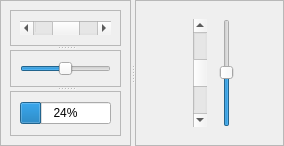
                                                    <widget class="QSplitter" name="splitter">
                                                        <property name="orientation">
                                                            <enum>Qt::Horizontal</enum>
                                                        </property>
                                                        <widget class="QFrame" name="frame">
                                                            <property name="frameShape">
                                                                <enum>QFrame::StyledPanel</enum>
                                                            </property>
                                                            <property name="frameShadow">
                                                                <enum>QFrame::Raised</enum>
                                                            </property>
                                                            <layout class="QGridLayout" name="gridLayout_5">
                                                                <item row="0" column="0">
                                                                    <widget class="QSplitter" name="splitter_3">
                                                                        <property name="orientation">
                                                                            <enum>Qt::Vertical</enum>
                                                                        </property>
                                                                        <widget class="QFrame" name="frame_3">
                                                                            <property name="frameShape">
                                                                                <enum>QFrame::StyledPanel</enum>
                                                                            </property>
                                                                            <property name="frameShadow">
                                                                                <enum>QFrame::Raised</enum>
                                                                            </property>
                                                                            <layout class="QGridLayout"
                                                                                    name="gridLayout_12">
                                                                                <item row="0" column="0">
                                                                                    <widget class="QScrollBar"
                                                                                            name="horizontalScrollBar_2">
                                                                                        <property name="value">
                                                                                            <number>50</number>
                                                                                        </property>
                                                                                        <property name="orientation">
                                                                                            <enum>Qt::Horizontal</enum>
                                                                                        </property>
                                                                                    </widget>
                                                                                </item>
                                                                            </layout>
                                                                        </widget>
                                                                        <widget class="QFrame" name="frame_4">
                                                                            <property name="frameShape">
                                                                                <enum>QFrame::StyledPanel</enum>
                                                                            </property>
                                                                            <property name="frameShadow">
                                                                                <enum>QFrame::Raised</enum>
                                                                            </property>
                                                                            <layout class="QGridLayout"
                                                                                    name="gridLayout_15">
                                                                                <item row="0" column="0">
                                                                                    <widget class="QSlider"
                                                                                            name="horizontalSlider_2">
                                                                                        <property name="value">
                                                                                            <number>50</number>
                                                                                        </property>
                                                                                        <property name="orientation">
                                                                                            <enum>Qt::Horizontal</enum>
                                                                                        </property>
                                                                                    </widget>
                                                                                </item>
                                                                            </layout>
                                                                        </widget>
                                                                        <widget class="QFrame" name="frame_5">
                                                                            <property name="frameShape">
                                                                                <enum>QFrame::StyledPanel</enum>
                                                                            </property>
                                                                            <property name="frameShadow">
                                                                                <enum>QFrame::Raised</enum>
                                                                            </property>
                                                                            <layout class="QGridLayout"
                                                                                    name="gridLayout_19">
                                                                                <item row="0" column="0">
                                                                                    <widget class="QProgressBar"
                                                                                            name="progressBar_2">
                                                                                        <property name="value">
                                                                                            <number>24</number>
                                                                                        </property>
                                                                                    </widget>
                                                                                </item>
                                                                            </layout>
                                                                        </widget>
                                                                    </widget>
                                                                </item>
                                                            </layout>
                                                        </widget>
                                                        <widget class="QFrame" name="frame_2">
                                                            <property name="frameShape">
                                                                <enum>QFrame::StyledPanel</enum>
                                                            </property>
                                                            <property name="frameShadow">
                                                                <enum>QFrame::Raised</enum>
                                                            </property>
                                                            <layout class="QGridLayout" name="gridLayout_13">
                                                                <item row="0" column="0">
                                                                    <widget class="QStackedWidget" name="stackedWidget">
                                                                        <property name="currentIndex">
                                                                            <number>0</number>
                                                                        </property>
                                                                        <widget class="QWidget" name="page_5">
                                                                            <layout class="QGridLayout"
                                                                                    name="gridLayout_18">
                                                                                <item row="0" column="0">
                                                                                    <spacer name="horizontalSpacer">
                                                                                        <property name="orientation">
                                                                                            <enum>Qt::Horizontal</enum>
                                                                                        </property>
                                                                                        <property name="sizeHint"
                                                                                                  stdset="0">
                                                                                            <size>
                                                                                                <width>40</width>
                                                                                                <height>20</height>
                                                                                            </size>
                                                                                        </property>
                                                                                    </spacer>
                                                                                </item>
                                                                                <item row="0" column="1">
                                                                                    <widget class="QScrollBar"
                                                                                            name="verticalScrollBar_2">
                                                                                        <property name="value">
                                                                                            <number>50</number>
                                                                                        </property>
                                                                                        <property name="orientation">
                                                                                            <enum>Qt::Vertical</enum>
                                                                                        </property>
                                                                                    </widget>
                                                                                </item>
                                                                                <item row="0" column="2">
                                                                                    <spacer name="horizontalSpacer_3">
                                                                                        <property name="orientation">
                                                                                            <enum>Qt::Horizontal</enum>
                                                                                        </property>
                                                                                        <property name="sizeHint"
                                                                                                  stdset="0">
                                                                                            <size>
                                                                                                <width>8</width>
                                                                                                <height>108</height>
                                                                                            </size>
                                                                                        </property>
                                                                                    </spacer>
                                                                                </item>
                                                                                <item row="0" column="3">
                                                                                    <widget class="QSlider"
                                                                                            name="verticalSlider_2">
                                                                                        <property name="value">
                                                                                            <number>50</number>
                                                                                        </property>
                                                                                        <property name="orientation">
                                                                                            <enum>Qt::Vertical</enum>
                                                                                        </property>
                                                                                    </widget>
                                                                                </item>
                                                                                <item row="0" column="4">
                                                                                    <spacer name="horizontalSpacer_2">
                                                                                        <property name="orientation">
                                                                                            <enum>Qt::Horizontal</enum>
                                                                                        </property>
                                                                                        <property name="sizeHint"
                                                                                                  stdset="0">
                                                                                            <size>
                                                                                                <width>32</width>
                                                                                                <height>20</height>
                                                                                            </size>
                                                                                        </property>
                                                                                    </spacer>
                                                                                </item>
                                                                            </layout>
                                                                        </widget>
                                                                        <widget class="QWidget" name="page_6"/>
                                                                    </widget>
                                                                </item>
                                                            </layout>
                                                        </widget>
                                                    </widget>
